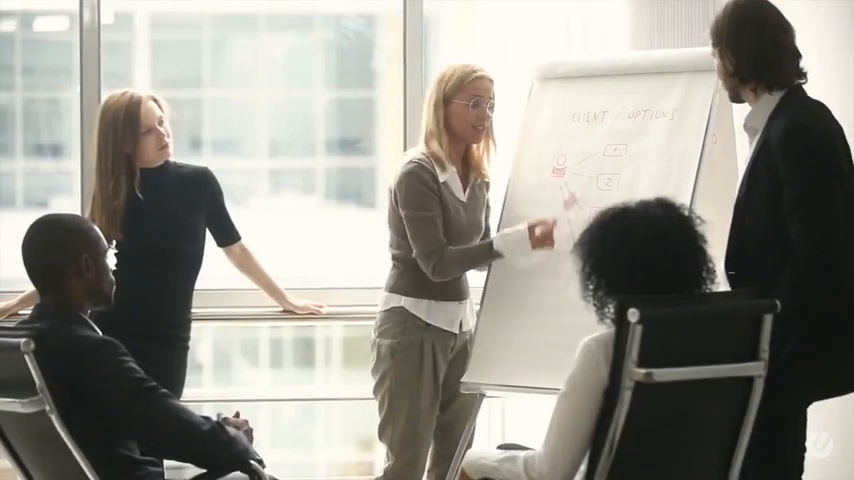
#> input picture frame 33 of face_recognition/videos/team_video.mp4, 854 x 480 px
$ python video.py
#> lines starting #> are read from the running program, lines starting #| are printed output that depends on the picture; after the words box and inside, x2 and y2 are one past the last pixel; in counts of white or black regions, pixels touching at a corner belong together
import cv2
trainedDataset = cv2.CascadeClassifier('haarcascade_frontalface_default.xml')

video=cv2.VideoCapture('videos/team_video.mp4')
while True:
    success,frame = video.read()
#> frame is the input picture: shape (480, 854, 3); mean B, G, R 140.7, 148.7, 150.7
    if success == True:
        gray_img = cv2.cvtColor(frame, cv2.COLOR_BGR2GRAY)
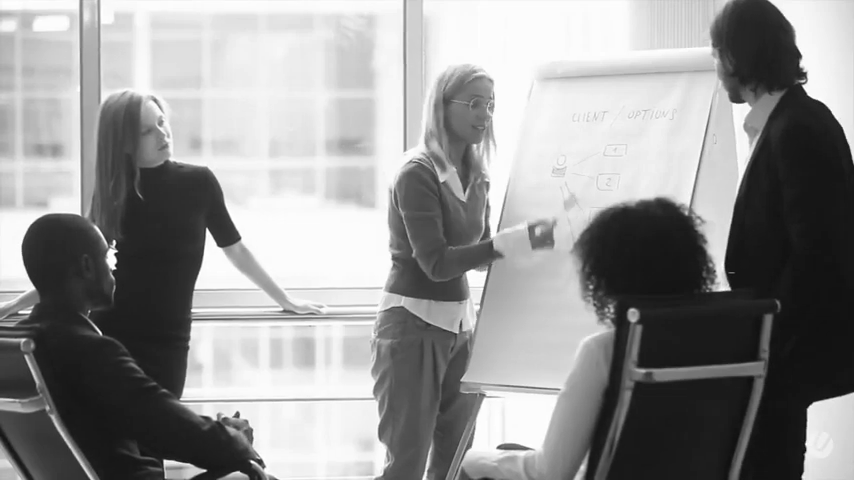
#> gray_img: shape (480, 854); min 7, max 255, mean 148.4
        faces = trainedDataset.detectMultiScale(gray_img)
#> faces = ()
        for x, y, w, h in faces:
            cv2.rectangle(frame, (x, y), (x + w, y + h), (0, 0, 255), 2)
#> this loop made 0 passes
        cv2.imshow('video', frame)
        cv2.waitKey(1) #One mile second delay
    else:
        print("Video Completed or Frame Nil")
        break

$ run again, starting later in the video
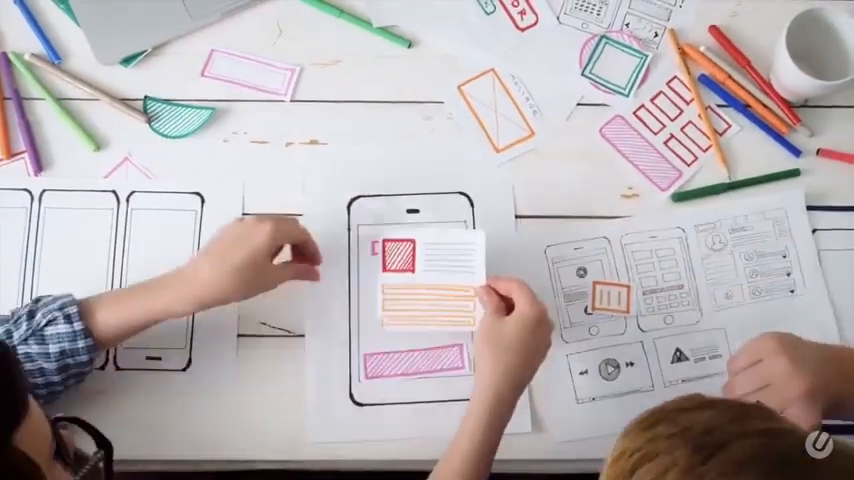
#> input picture frame 149 of face_recognition/videos/team_video.mp4, 854 x 480 px
#> frame is the input picture: shape (480, 854, 3); mean B, G, R 177.1, 175, 183
#> `gray_img = cv2.cvtColor(frame, cv2.COLOR_BGR2GRAY)`:
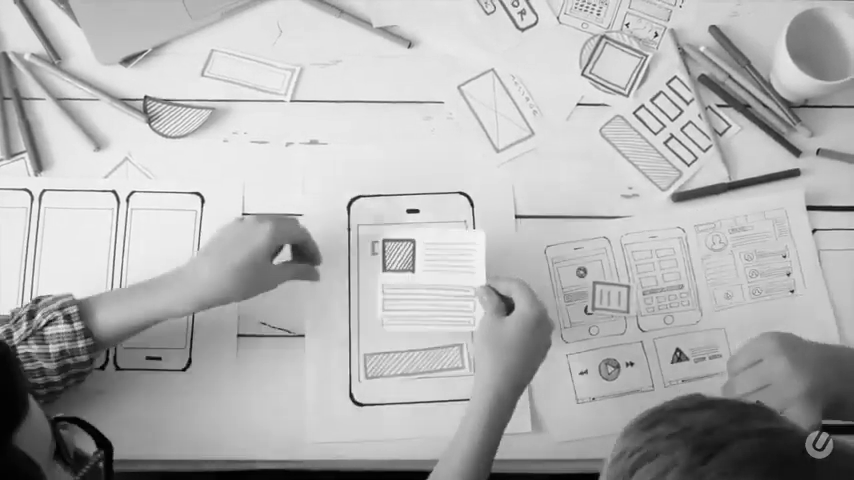
#> gray_img: shape (480, 854); min 0, max 255, mean 177.6
#> faces = ()

$ run again, starting later in the video
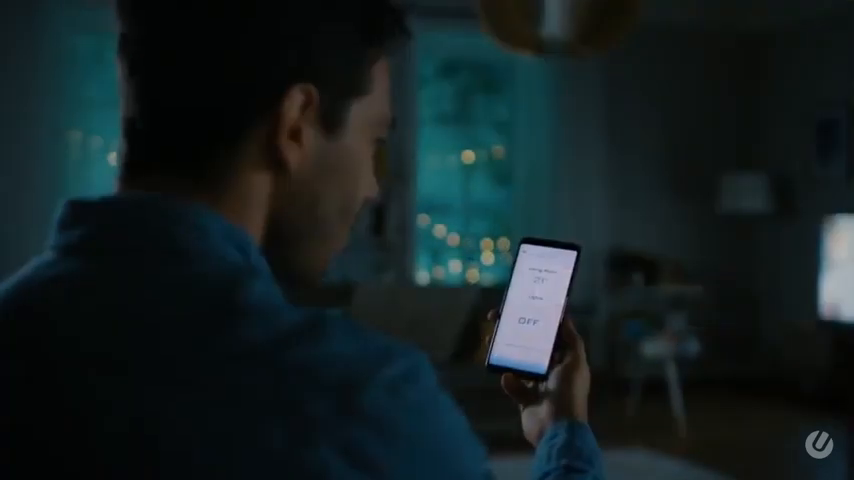
#> input picture frame 266 of face_recognition/videos/team_video.mp4, 854 x 480 px
#> frame is the input picture: shape (480, 854, 3); mean B, G, R 32.8, 31.1, 19.8
#> `gray_img = cv2.cvtColor(frame, cv2.COLOR_BGR2GRAY)`:
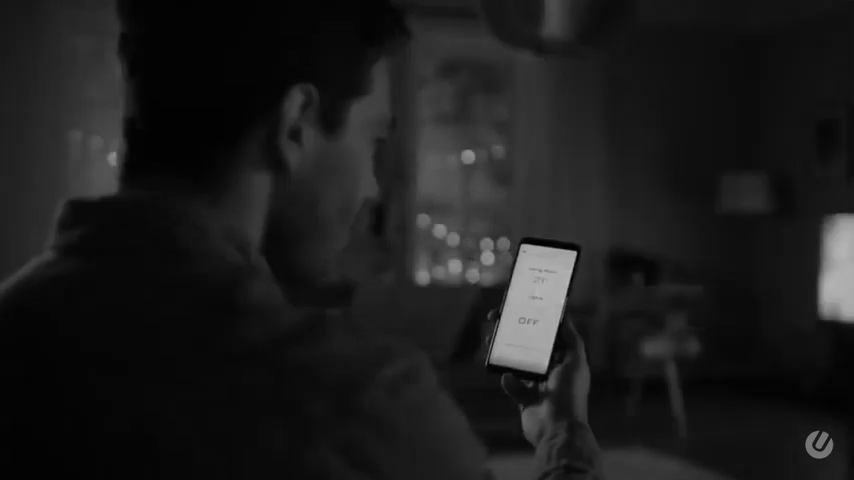
#> gray_img: shape (480, 854); min 1, max 187, mean 27.8
#> faces = [[262, 94, 104, 104]]
#> the loop `for x, y, w, h in faces:` made 1 pass
#> after the loop `for x, y, w, h in faces:`:
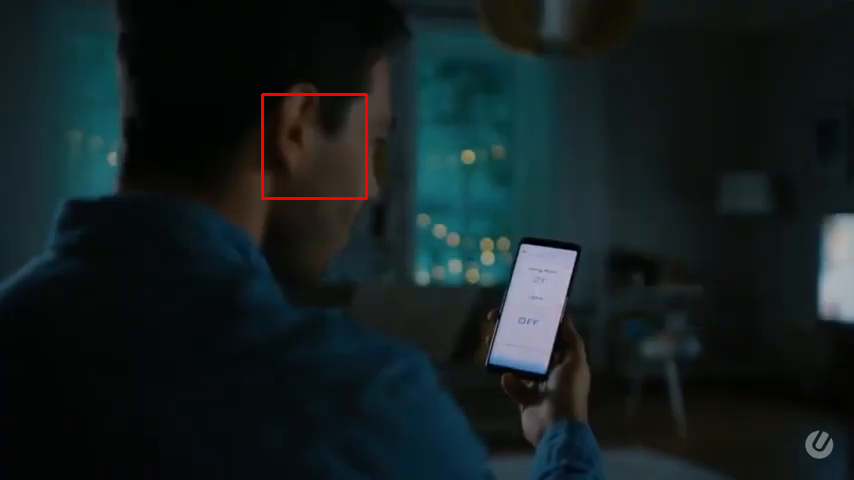
#> frame: shape (480, 854, 3); 0.3% of pixels changed, all inside (x1, y1, x2, y2) = (261, 93, 368, 200)
